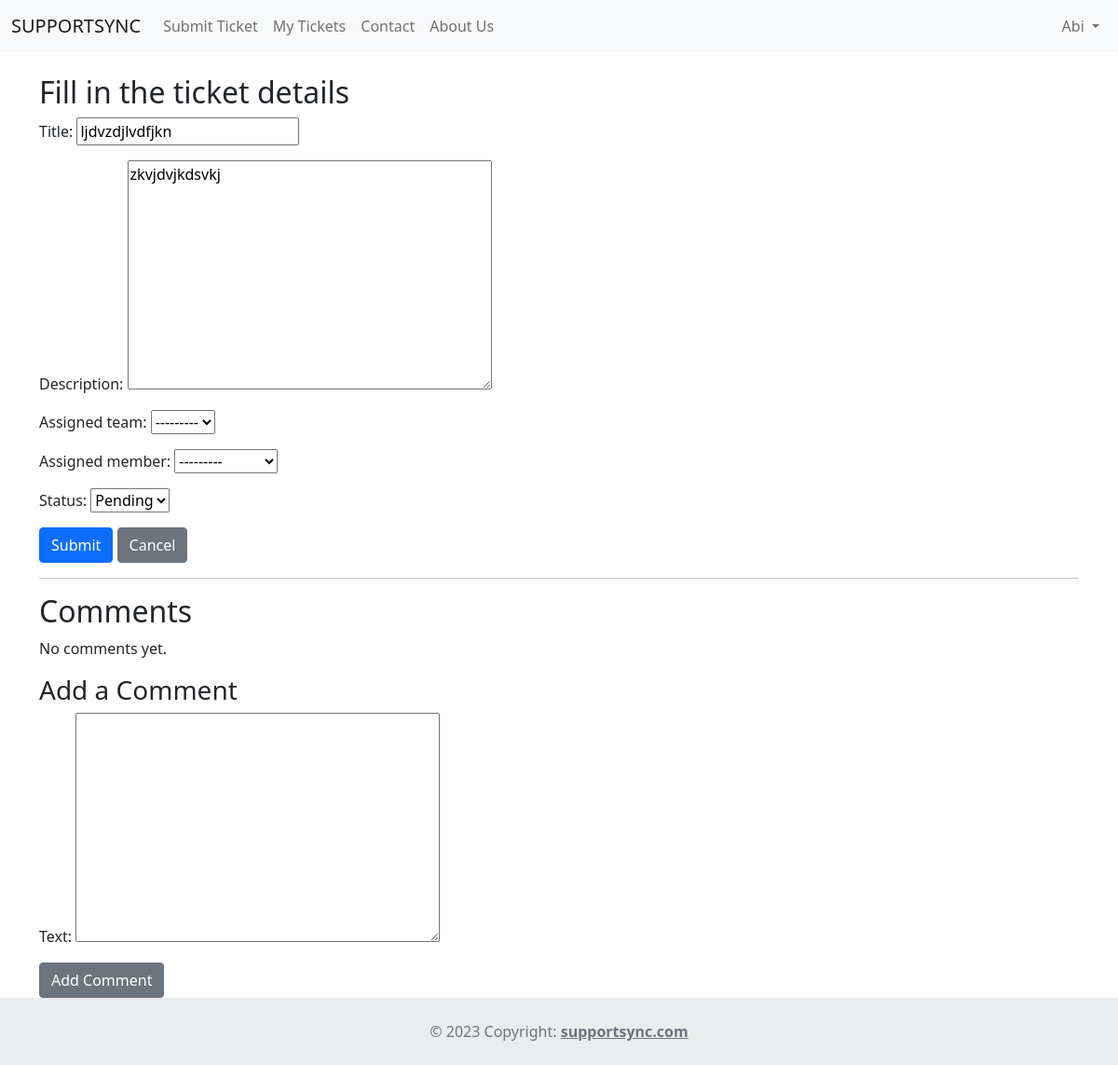
The page /update/1/ (signed in) on the database its author committed.
### tickets/models.py (models this page shows, shortened)
class maintickets(models.Model):
    user = models.ForeignKey(settings.AUTH_USER_MODEL, on_delete=models.CASCADE, related_name='tickets')
    title = models.CharField(max_length=100)
    description = models.TextField()
    status = models.CharField(max_length=10, choices=[('open', 'Open'), ('closed', 'Closed'), ('pending', 'Pending')], default='open')
    file_content = models.BinaryField(null=True, blank=True, editable=True)  # Ensure this is editable
    created_at = models.DateTimeField(auto_now_add=True)
    updated_at = models.DateTimeField(auto_now=True)#he MIME type
    assigned_team = models.ForeignKey(Group, on_delete=models.SET_NULL, null=True, blank=True, related_name='assigned_tickets')
    assigned_member = models.ForeignKey(settings.AUTH_USER_MODEL, on_delete=models.SET_NULL, null=True, blank=True, related_name='assigned_tickets')

### tickets/views.py (the view)
# urls.py: path('update/<int:id>/', views.ticket_update, name='ticket_update'),
@login_required
def ticket_update(request, id):
    ticket = get_object_or_404(maintickets, id=id)
    comments = ticket.comments.all()
    comment_form = CommentForm()
    is_superuser = request.user.is_superuser
    if request.method == 'POST':
        if 'submit_comment' in request.POST:  # Check if the comment button was clicked
            comment_form = CommentForm(data=request.POST)
            if comment_form.is_valid():
                new_comment = comment_form.save(commit=False)
                new_comment.ticket = ticket
                new_comment.author = request.user
                new_comment.save()
                messages.success(request, "Your comment has been added.")
                return redirect('tickets:ticket_update', id=ticket.id)
        else:  # This will be true for ticket updates
            form = TicketForm(request.POST, instance=ticket, super_user=is_superuser)
            if form.is_valid():
                form.save()
                messages.success(request, "The ticket has been updated.")
                return redirect('tickets:ticket_list')
    else:  # GET request
        form = TicketForm(instance=ticket, super_user=is_superuser)
    teams = Group.objects.all() if is_superuser else None
    members = User.objects.filter(is_staff=True) if is_superuser else None
    return render(request, 'ticket_form.html', {
        'form': form,
        'ticket': ticket,
        'comments': comments,
        'comment_form': comment_form,
        'teams': teams,
        'members': members,
        'is_superuser': is_superuser
    })

### tickets/forms.py
class TicketForm(forms.ModelForm):
    class Meta:
        model = maintickets
        fields = ['title', 'description', 'assigned_team', 'assigned_member', 'status']
    def __init__(self, *args, **kwargs):
        super_user = kwargs.pop('super_user', False)
        super().__init__(*args, **kwargs)
        if not super_user:
            self.fields['assigned_team'].disabled = True
            self.fields['assigned_member'].disabled = True

class CommentForm(forms.ModelForm):
    class Meta:
        model = Comment
        fields = ['text']

### tickets/templates/ticket_form.html (shortened to what this page needs)
{% extends 'base.html' %}
{% load static %}
{% block content %}
<h2>Fill in the ticket details</h2>
<form method="POST" enctype="multipart/form-data">
    {{ form.as_p }}
    <button type="submit" name="submit_ticket" class="btn btn-primary">Submit</button>
    <a href="{% url 'tickets:ticket_list' %}" class="btn btn-secondary">Cancel</a>
</form>
<hr>
<h2>Comments</h2>
{% for comment in comments %}
<div class="comment">
    <p><strong>{{ comment.author }}:</strong> {{ comment.text }}</p>
    <p><em>Commented on {{ comment.created_at }}</em></p>
</div>
{% empty %}
<p>No comments yet.</p>
{% endfor %}
<h3>Add a Comment</h3>
<form method="POST">
    {{ comment_form.as_p }}
    <button type="submit" name="submit_comment" class="btn btn-secondary">Add Comment</button>
</form>
{% endblock %}

### tickets/templates/base.html (shortened to what this page needs)
<!DOCTYPE html>
<html lang="en">
<head>
    <link href="https://cdn.jsdelivr.net/npm/bootstrap@5.1.3/dist/css/bootstrap.min.css" rel="stylesheet">
</head>
<body>
    <nav class="navbar navbar-expand-lg navbar-light bg-light">
        <div class="container-fluid">
            <a class="navbar-brand" href="{% url 'tickets:ticket_list' %}">SUPPORTSYNC</a>
            <div class="collapse navbar-collapse" id="navbarNav">
                <ul class="navbar-nav">
                    <li class="nav-item">
                        <a class="nav-link" href="{% url 'tickets:ticket_create' %}">Submit Ticket</a>
                    </li>
                    <li class="nav-item">
                        <a class="nav-link" href="{% url 'tickets:my_tickets' %}">My Tickets</a>
                    </li>
                    <li class="nav-item">
                        <a class="nav-link" href="{% url 'tickets:contact' %}">Contact</a>
                    </li>
                    <li class="nav-item">
                        <a class="nav-link" href="">About Us</a>
                    </li>
                </ul>
                <ul class="navbar-nav ms-auto">
                    <li class="nav-item dropdown">
                        <a class="nav-link dropdown-toggle" href="#" id="navbarDropdown" role="button" data-bs-toggle="dropdown" aria-expanded="false">
                            {{ request.user.username }}
                        </a>
                    </li>
                </ul>
            </div>
        </div>
    </nav>
    <div class="container mt-4">
        {% block content %}{% endblock %}
    </div>
<footer class="text-center text-lg-start bg-light text-muted">
    <div class="text-center p-4" style="background-color: rgba(0, 0, 0, 0.05);">
      © 2023 Copyright:
      <a class="text-reset fw-bold" href="https://mdbootstrap.com/">supportsync.com</a>
    </div>
  </footer>
</body>
</html>

### tickets/templates/base.html (style rules this page uses)
body, html { height: 100%; margin: 0; }
footer { margin-top: auto; }

### rows shown on the page
maintickets: title "ljdvzdjlvdfjkn", description "zkvjdvjkdsvkj", assigned_team "---------", assigned_member "---------", status "Pending"

### other values the page prints
{{ request.user.username }} "Abi"
